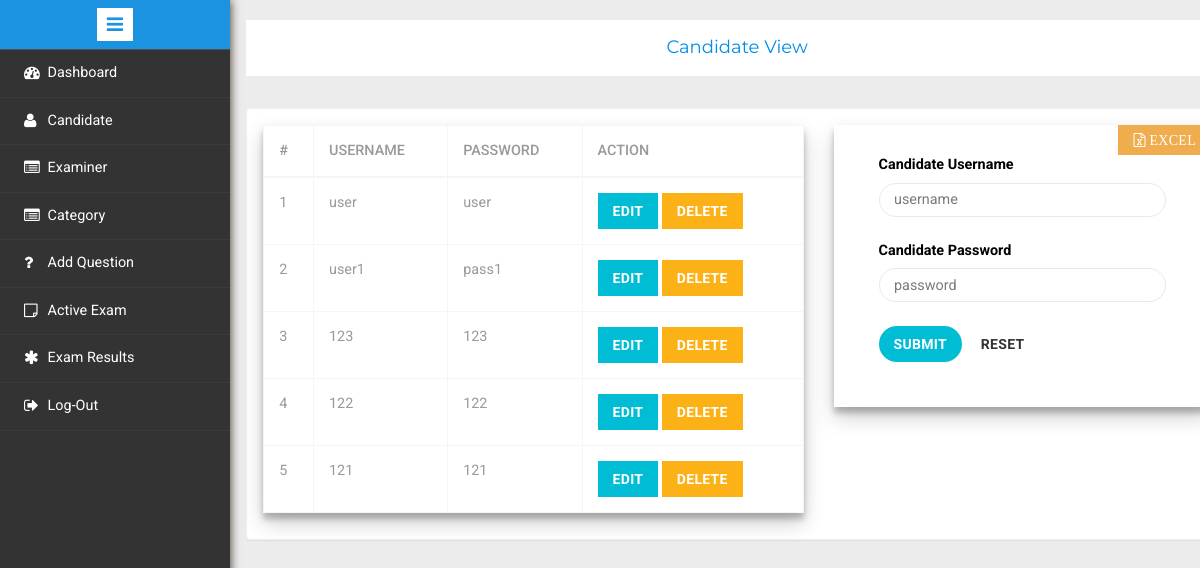
/examiner/candidate.php (signed in), run on an earlier commit of the app's database.
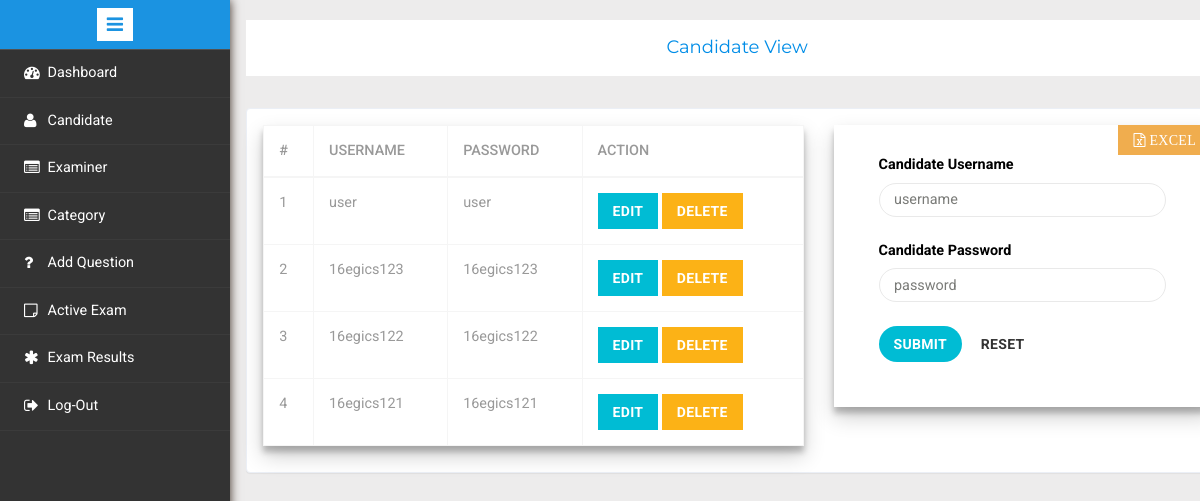
And on a later commit of the database.
### tables this page shows
CREATE TABLE `candidate_login` (
  `candidate_id` int(11) NOT NULL,
  `candidate_username` varchar(250) NOT NULL,
  `candidate_password` varchar(250) NOT NULL,
  `status` int(11) NOT NULL DEFAULT 0
);

### examiner/candidate.php (the view, shortened to what this page needs)
<?php
    require_once 'database.php';
    require_once 'layout.php';
?>
<html>
    <head>
    </head>
    <body>
        <div class="page-container">
            <div class="left-content">
                <div class="mother-grid-inner">
                    <ol class="breadcrumb">
			            <center>
                            <li class="breadcrumb-item">
                                <h4>
                                    <a>Candidate View</a>
                                </h4>
                            </li>
                        </center>
		            </ol>
                    <div class="validation-system">
                        <div class="validation-form">
                            <div class="row">
                                <div class="col-md-7" style="margin-bottom: 10px">
                                    <table class="table table-bordered table-hover myform">
                                        <thead>
                                            <tr>
                                                <th>#</th>
                                                <th>Username</th>
                                                <th>Password</th>
                                                <th>Action</th>
                                            </tr>
                                        </thead>
                                        <tbody>
                                            <?php $query="select * from `candidate_login` where status = '0'"; $getData=$con->query($query); $i=0;
                                            while($fetchData=$getData->fetch_assoc()){ $i++; $id=$fetchData['candidate_id']; $username=$fetchData['candidate_username']; $password=$fetchData['candidate_password']; ?>
                                            <tr>
                                                <td> <?php echo $i;?></td>
                                                <td><?php echo $username;?></td>
                                                <td><?php echo $password;?></td>
                                                <td>
                                                    <a class="btn btn-primary" rel="tooltip" title="Edit"  data-toggle="modal" href="#edit<?php echo $id ;?>">Edit</a>
                                                    <a class="btn btn-danger" rel="tooltip" title="Delete"  data-toggle="modal" href="#delete<?php echo $id ;?>">Delete</a>
                                                </td>
                                            </tr>
                                            <?php } ?>
                                        </tbody>
                                    </table>
                                </div>
                                <div class="col-md-5" style="margin-bottom: 10px">
                                    <a href="add_candidate_ByExcel.php" class="float-right btn btn-warning">
                                        <i class="fa fa-file-excel-o"> Excel</i>
                                    </a>
                                    <form action="" method="post" class="myform">
                                        <div class="col-md-12 form-group1 group-mail">
                                            <label class="control-label"> Candidate Username</label>
                                            <input type="text" name="candidate_username" class="form-control" placeholder="username" style=" border-radius: 20px; color: black;" autofocus required>
                                        </div>
                                        <div class="col-md-12 form-group1 group-mail">
                                            <label class="control-label"> Candidate Password</label>
                                            <input type="password" name="candidate_password" class="form-control" placeholder="password" style=" border-radius: 20px; color: black;" required>
                                        </div>
                                        <div class="col-md-12 form-group">
                                            <button type="submit" style="border-radius: 20px;" class="btn btn-primary" name="candidate_submit">Submit</button>
                                            <button type="reset" style="border-radius: 20px;" class="btn btn-default" value="reset">Reset</button>
                                        </div>
                                    </form>
                                </div>
                            </div>
                        </div>
                    </div>
                </div>
            </div>
        </div>
    </body>
</html>

What changed in the data, as far as the page shows it:
removed candidate_login: candidate_username "user1", candidate_password "pass1"
removed candidate_login: candidate_username "123", candidate_password "123"
removed candidate_login: candidate_username "122", candidate_password "122"
removed candidate_login: candidate_username "121", candidate_password "121"
added candidate_login: candidate_username "16egics123", candidate_password "16egics123"
added candidate_login: candidate_username "16egics122", candidate_password "16egics122"
added candidate_login: candidate_username "16egics121", candidate_password "16egics121"
